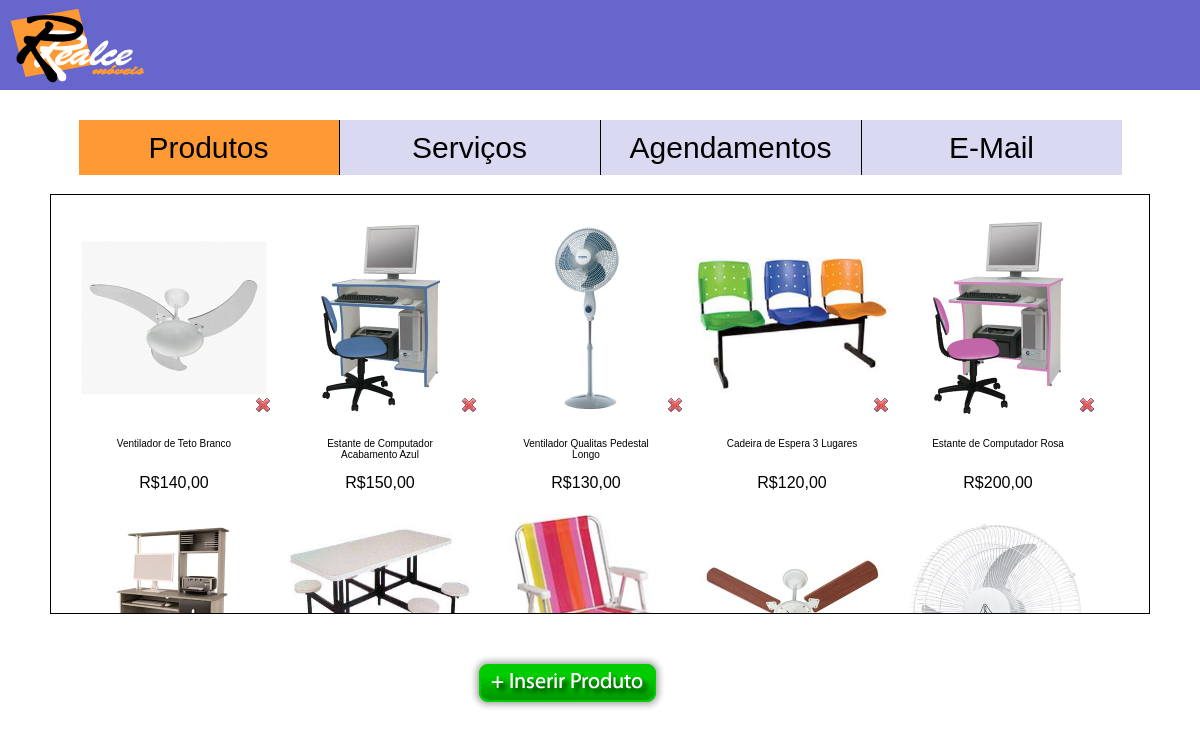
/adm/index.php?p=produtos (signed in), run on the app's committed database.
### tables this page shows
CREATE TABLE IF NOT EXISTS `produtos` (
  `id` int(11) NOT NULL AUTO_INCREMENT,
  `comentario` text NOT NULL,
  `valor` varchar(150) NOT NULL,
  PRIMARY KEY (`id`)
);

### adm/fotos_listar.php (the view, shortened to what this page needs)
<?php
	include('../table.class.php');
	$conn 	= new Conexao();
	if($_GET ['p'] == "produtos"){
	$consulta = $conn->prepare("select * from produtos order by id desc");
	}
	else{
	$consulta = $conn->prepare("select * from servicos order by id desc");
	}
	$consulta->execute();
?>
<ul>
	<?php
		while($item = $consulta->fetch(PDO::FETCH_OBJ)){
	?>
		<li style="display:inline-block; text-align:center; width:200px; height:290px; float:left; margin:3px;">
			<?php if($_GET ['p'] == "produtos"){?>
				<div id="serv" style="width:200px; height:200px;">
					<img style="width:200px; height:200px;" src="imagens/uploadsprodutos/<?=$item->id?>.jpg" />
					<a title="Excluir este produto" style="display:block; margin-top:-25px; width:200px; text-align:right;" href="index.php?p=produtos&excluir=<?=$item->id?>"><img style="margin-right:3px;" src="imagens/excluir.png" /></a>
				</div>
				<span style="display:block; width:150px; height:30px; font-size:10px; margin-top:20px;"><?=$item->comentario?></span>
				<span style="display:block; width:150px; height:20px; line-height:30px; ">R$<?=$item->valor?></span>
			<?php
				}
			?>
        </li>
	<?php
		}
	?>
</ul>

### adm/estilos/css2.css (style rules this page uses)
* { margin:0 auto; padding: 0; text-decoration: none; list-style: none; font-family: Arial, Verdana, sans-serif; border: none; }
a, input:hover { cursor:pointer; }

### data on the page
produtos: shows a picture, comentario "Ventilador de Teto Branco", valor "140,00"
produtos: shows a picture, comentario "Estante de Computador Acabamento Azul", valor "150,00"
produtos: shows a picture, comentario "Ventilador Qualitas Pedestal Longo", valor "130,00"
produtos: shows a picture, comentario "Cadeira de Espera 3 Lugares", valor "120,00"
produtos: shows a picture, comentario "Estante de Computador Rosa", valor "200,00"
produtos: shows a picture
produtos: shows a picture
produtos: shows a picture
produtos: shows a picture
produtos: shows a picture
